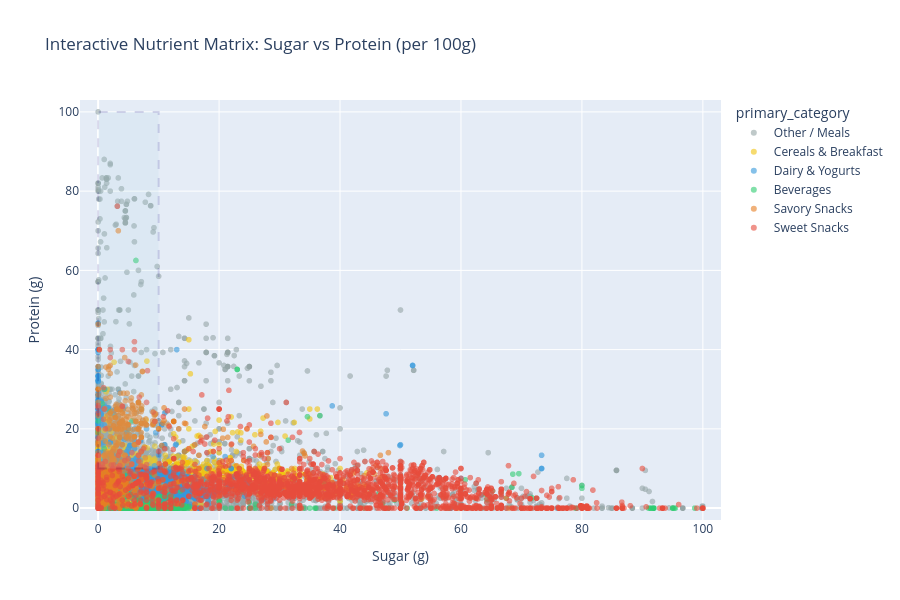

Write notebook code for a chart like this one.
### Code cell
# Create Interactive Plotly Scatter Plot for rich dashboard visualization
df_sample = df.sample(min(20000, len(df)), random_state=42)

fig = px.scatter(
    df_sample,
    x="sugars_100g",
    y="proteins_100g",
    color="primary_category",
    hover_data=["product_name", "brands"],
    title="Interactive Nutrient Matrix: Sugar vs Protein (per 100g)",
    labels={"sugars_100g": "Sugar (g)", "proteins_100g": "Protein (g)"},
    opacity=0.6,
    color_discrete_map=colors_map
)

fig.add_shape(
    type="rect",
    x0=0, y0=10, x1=10, y1=100,
    line=dict(color="navy", width=2, dash="dash"),
    fillcolor="lightblue", opacity=0.15,
    name="Empty Quadrant"
)

fig.update_layout(
    xaxis_range=[-3, 103],
    yaxis_range=[-3, 103],
    width=900,
    height=600
)
fig.show()

### Figure 1 — Plotly figure (JSON) as saved in the notebook; plotly's stock layout.template omitted (floating-point values rounded to 4 significant figures; data arrays with more than 128 entries replaced by an {"elided": "..."} marker saying what was removed)
{"data": [{"customdata": {"elided": "10986x2 str values"}, "hovertemplate": "primary_category=Other / Meals<br>Sugar (g)=%{x}<br>Protein (g)=%{y}<br>product_name=%{customdata[0]}<br>brands=%{customdata[1]}<extra></extra>", "legendgroup": "Other / Meals", "marker": {"color": "#95A5A6", "opacity": 0.6, "symbol": "circle"}, "mode": "markers", "name": "Other / Meals", "showlegend": true, "type": "scattergl", "x": {"elided": "10986 float values"}, "xaxis": "x", "y": {"elided": "10986 float values"}, "yaxis": "y"}, {"customdata": {"elided": "1449x2 str values"}, "hovertemplate": "primary_category=Cereals & Breakfast<br>Sugar (g)=%{x}<br>Protein (g)=%{y}<br>product_name=%{customdata[0]}<br>brands=%{customdata[1]}<extra></extra>", "legendgroup": "Cereals & Breakfast", "marker": {"color": "#F1C40F", "opacity": 0.6, "symbol": "circle"}, "mode": "markers", "name": "Cereals & Breakfast", "showlegend": true, "type": "scattergl", "x": {"elided": "1449 float values"}, "xaxis": "x", "y": {"elided": "1449 float values"}, "yaxis": "y"}, {"customdata": {"elided": "2784x2 str values"}, "hovertemplate": "primary_category=Dairy & Yogurts<br>Sugar (g)=%{x}<br>Protein (g)=%{y}<br>product_name=%{customdata[0]}<br>brands=%{customdata[1]}<extra></extra>", "legendgroup": "Dairy & Yogurts", "marker": {"color": "#3498DB", "opacity": 0.6, "symbol": "circle"}, "mode": "markers", "name": "Dairy & Yogurts", "showlegend": true, "type": "scattergl", "x": {"elided": "2784 float values"}, "xaxis": "x", "y": {"elided": "2784 float values"}, "yaxis": "y"}, {"customdata": {"elided": "1004x2 str values"}, "hovertemplate": "primary_category=Beverages<br>Sugar (g)=%{x}<br>Protein (g)=%{y}<br>product_name=%{customdata[0]}<br>brands=%{customdata[1]}<extra></extra>", "legendgroup": "Beverages", "marker": {"color": "#2ECC71", "opacity": 0.6, "symbol": "circle"}, "mode": "markers", "name": "Beverages", "showlegend": true, "type": "scattergl", "x": {"elided": "1004 float values"}, "xaxis": "x", "y": {"elided": "1004 float values"}, "yaxis": "y"}, {"customdata": {"elided": "1436x2 str values"}, "hovertemplate": "primary_category=Savory Snacks<br>Sugar (g)=%{x}<br>Protein (g)=%{y}<br>product_name=%{customdata[0]}<br>brands=%{customdata[1]}<extra></extra>", "legendgroup": "Savory Snacks", "marker": {"color": "#E67E22", "opacity": 0.6, "symbol": "circle"}, "mode": "markers", "name": "Savory Snacks", "showlegend": true, "type": "scattergl", "x": {"elided": "1436 float values"}, "xaxis": "x", "y": {"elided": "1436 float values"}, "yaxis": "y"}, {"customdata": {"elided": "2341x2 str values"}, "hovertemplate": "primary_category=Sweet Snacks<br>Sugar (g)=%{x}<br>Protein (g)=%{y}<br>product_name=%{customdata[0]}<br>brands=%{customdata[1]}<extra></extra>", "legendgroup": "Sweet Snacks", "marker": {"color": "#E74C3C", "opacity": 0.6, "symbol": "circle"}, "mode": "markers", "name": "Sweet Snacks", "showlegend": true, "type": "scattergl", "x": {"elided": "2341 float values"}, "xaxis": "x", "y": {"elided": "2341 float values"}, "yaxis": "y"}], "layout": {"height": 600, "legend": {"title": {"text": "primary_category"}, "tracegroupgap": 0}, "shapes": [{"fillcolor": "lightblue", "line": {"color": "navy", "dash": "dash", "width": 2}, "name": "Empty Quadrant", "opacity": 0.15, "type": "rect", "x0": 0, "x1": 10, "y0": 10, "y1": 100}], "title": {"text": "Interactive Nutrient Matrix: Sugar vs Protein (per 100g)"}, "width": 900, "xaxis": {"anchor": "y", "domain": [0, 1], "range": [-3, 103], "title": {"text": "Sugar (g)"}}, "yaxis": {"anchor": "x", "domain": [0, 1], "range": [-3, 103], "title": {"text": "Protein (g)"}}}}
